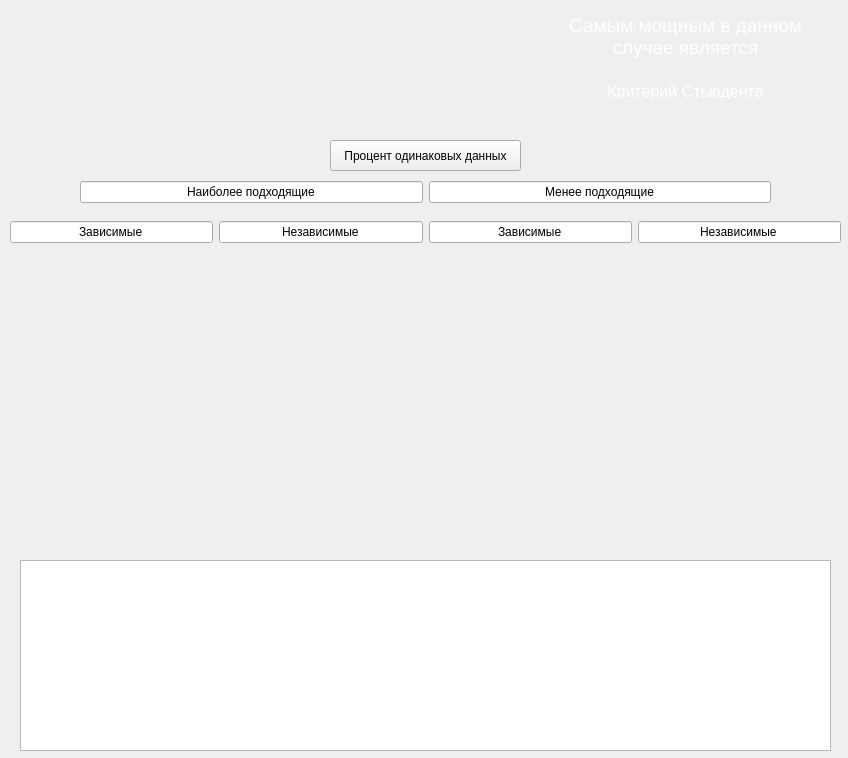
<?xml version="1.0" encoding="UTF-8"?>
<ui version="4.0">
 <class>GeneralPop1</class>
 <widget class="QWidget" name="GeneralPop1">
  <property name="geometry">
   <rect>
    <x>0</x>
    <y>0</y>
    <width>848</width>
    <height>758</height>
   </rect>
  </property>
  <property name="windowTitle">
   <string>Сравнение значений Генеральных совокупностей</string>
  </property>
  <widget class="QTextEdit" name="textEdit_1">
   <property name="enabled">
    <bool>true</bool>
   </property>
   <property name="geometry">
    <rect>
     <x>550</x>
     <y>10</y>
     <width>271</width>
     <height>161</height>
    </rect>
   </property>
   <property name="font">
    <font>
     <pointsize>-1</pointsize>
    </font>
   </property>
   <property name="acceptDrops">
    <bool>true</bool>
   </property>
   <property name="autoFillBackground">
    <bool>false</bool>
   </property>
   <property name="styleSheet">
    <string notr="true">background: transparent;
border: none;
color: white;  /* Цвет текста, например, белый */
font-size: 16px;  /* Размер шрифта */</string>
   </property>
   <property name="readOnly">
    <bool>true</bool>
   </property>
   <property name="html">
    <string>&lt;!DOCTYPE HTML PUBLIC &quot;-//W3C//DTD HTML 4.0//EN&quot; &quot;http://www.w3.org/TR/REC-html40/strict.dtd&quot;&gt;
&lt;html&gt;&lt;head&gt;&lt;meta name=&quot;qrichtext&quot; content=&quot;1&quot; /&gt;&lt;style type=&quot;text/css&quot;&gt;
p, li { white-space: pre-wrap; }
&lt;/style&gt;&lt;/head&gt;&lt;body style=&quot; font-family:'MS Shell Dlg 2'; font-size:16px; font-weight:400; font-style:normal;&quot;&gt;
&lt;p align=&quot;center&quot; style=&quot; margin-top:0px; margin-bottom:0px; margin-left:0px; margin-right:0px; -qt-block-indent:0; text-indent:0px;&quot;&gt;&lt;span style=&quot; font-size:14pt;&quot;&gt;Самым мощным в данном случае является&lt;/span&gt;&lt;/p&gt;
&lt;p align=&quot;center&quot; style=&quot; margin-top:0px; margin-bottom:0px; margin-left:0px; margin-right:0px; -qt-block-indent:0; text-indent:0px;&quot;&gt;&lt;span style=&quot; font-size:14pt;&quot;&gt; &lt;/span&gt;&lt;/p&gt;
&lt;p align=&quot;center&quot; style=&quot; margin-top:0px; margin-bottom:0px; margin-left:0px; margin-right:0px; -qt-block-indent:0; text-indent:0px;&quot;&gt;&lt;span style=&quot; font-size:12pt;&quot;&gt;Критерий Стьюдента&lt;/span&gt;&lt;/p&gt;&lt;/body&gt;&lt;/html&gt;</string>
   </property>
   <property name="acceptRichText">
    <bool>true</bool>
   </property>
  </widget>
  <widget class="QTextEdit" name="textEdit">
   <property name="geometry">
    <rect>
     <x>40</x>
     <y>20</y>
     <width>104</width>
     <height>87</height>
    </rect>
   </property>
   <property name="styleSheet">
    <string notr="true">background: transparent;
border: none;
color: white;  /* Цвет текста, например, белый */
font-size: 16px;  /* Размер шрифта */</string>
   </property>
   <property name="readOnly">
    <bool>true</bool>
   </property>
  </widget>
  <widget class="QTextEdit" name="textEdit_2">
   <property name="geometry">
    <rect>
     <x>20</x>
     <y>560</y>
     <width>811</width>
     <height>191</height>
    </rect>
   </property>
  </widget>
  <widget class="QPushButton" name="pushButton">
   <property name="geometry">
    <rect>
     <x>330</x>
     <y>140</y>
     <width>191</width>
     <height>31</height>
    </rect>
   </property>
   <property name="text">
    <string>Процент одинаковых данных</string>
   </property>
  </widget>
  <widget class="QWidget" name="">
   <property name="geometry">
    <rect>
     <x>10</x>
     <y>260</y>
     <width>831</width>
     <height>281</height>
    </rect>
   </property>
   <layout class="QHBoxLayout" name="horizontalLayout">
    <item>
     <widget class="QWidget" name="buttonContainer_11" native="true">
      <layout class="QVBoxLayout" name="verticalLayout_3"/>
     </widget>
    </item>
    <item>
     <widget class="QWidget" name="buttonContainer_12" native="true">
      <layout class="QVBoxLayout" name="verticalLayout_2"/>
     </widget>
    </item>
    <item>
     <widget class="QWidget" name="buttonContainer_21" native="true">
      <layout class="QVBoxLayout" name="verticalLayout"/>
     </widget>
    </item>
    <item>
     <widget class="QWidget" name="buttonContainer_22" native="true">
      <layout class="QVBoxLayout" name="verticalLayout_4"/>
     </widget>
    </item>
   </layout>
  </widget>
  <widget class="QWidget" name="">
   <property name="geometry">
    <rect>
     <x>80</x>
     <y>180</y>
     <width>691</width>
     <height>24</height>
    </rect>
   </property>
   <layout class="QHBoxLayout" name="horizontalLayout_2">
    <item>
     <widget class="QLineEdit" name="lineEdit">
      <property name="text">
       <string>Наиболее подходящие</string>
      </property>
      <property name="alignment">
       <set>Qt::AlignCenter</set>
      </property>
      <property name="readOnly">
       <bool>true</bool>
      </property>
     </widget>
    </item>
    <item>
     <widget class="QLineEdit" name="lineEdit_4">
      <property name="font">
       <font>
        <weight>50</weight>
        <italic>false</italic>
        <bold>false</bold>
        <underline>false</underline>
        <strikeout>false</strikeout>
        <kerning>true</kerning>
       </font>
      </property>
      <property name="autoFillBackground">
       <bool>false</bool>
      </property>
      <property name="text">
       <string>Менее подходящие</string>
      </property>
      <property name="alignment">
       <set>Qt::AlignCenter</set>
      </property>
      <property name="dragEnabled">
       <bool>false</bool>
      </property>
      <property name="readOnly">
       <bool>true</bool>
      </property>
     </widget>
    </item>
   </layout>
  </widget>
  <widget class="QWidget" name="">
   <property name="geometry">
    <rect>
     <x>10</x>
     <y>220</y>
     <width>831</width>
     <height>24</height>
    </rect>
   </property>
   <layout class="QHBoxLayout" name="horizontalLayout_3">
    <item>
     <widget class="QLineEdit" name="lineEdit_2">
      <property name="text">
       <string>Зависимые</string>
      </property>
      <property name="alignment">
       <set>Qt::AlignCenter</set>
      </property>
      <property name="readOnly">
       <bool>true</bool>
      </property>
     </widget>
    </item>
    <item>
     <widget class="QLineEdit" name="lineEdit_3">
      <property name="text">
       <string>Независимые</string>
      </property>
      <property name="alignment">
       <set>Qt::AlignCenter</set>
      </property>
      <property name="readOnly">
       <bool>true</bool>
      </property>
     </widget>
    </item>
    <item>
     <widget class="QLineEdit" name="lineEdit_5">
      <property name="text">
       <string>Зависимые</string>
      </property>
      <property name="alignment">
       <set>Qt::AlignCenter</set>
      </property>
     </widget>
    </item>
    <item>
     <widget class="QLineEdit" name="lineEdit_6">
      <property name="text">
       <string>Независимые</string>
      </property>
      <property name="alignment">
       <set>Qt::AlignCenter</set>
      </property>
     </widget>
    </item>
   </layout>
  </widget>
 </widget>
 <resources/>
 <connections/>
</ui>
